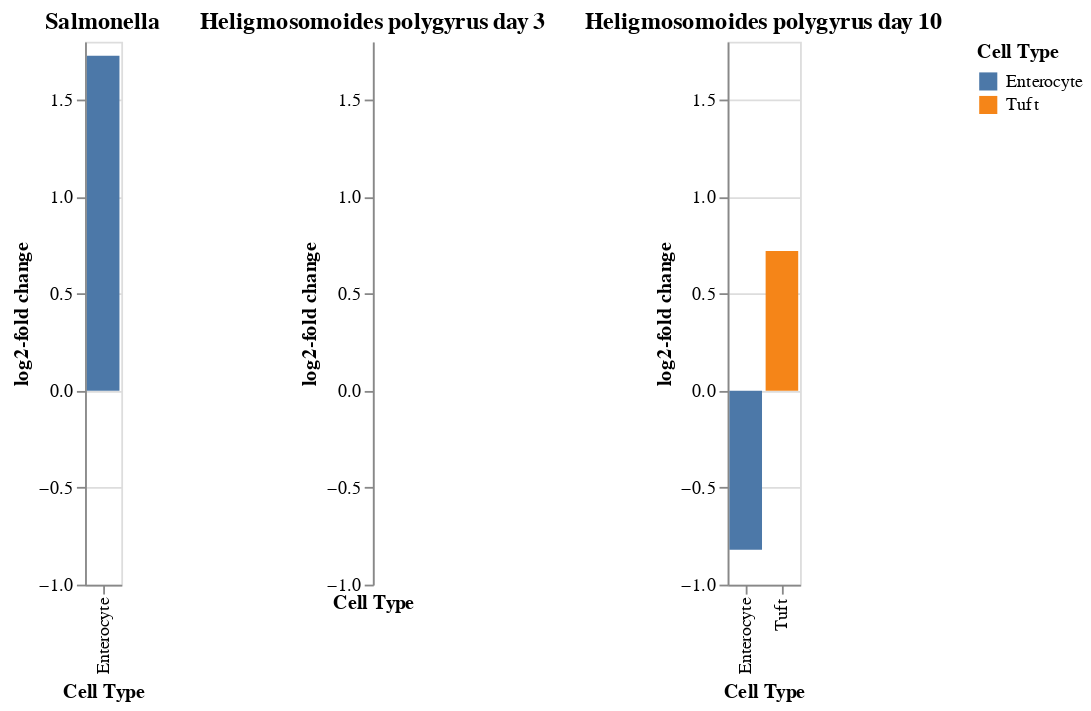

The code cell stored with this chart in its notebook:
### Markdown cell above
Inspired by plots from "High-resolution single-cell atlas reveals diversity and plasticity of tissue-resident neutrophils in non-small cell lung cancer"{cite}`Salcher2022`, we can now easily filter by the cell types that had credible changes and show their log fold changes. This is easily done with the plotting library [Altair](https://altair-viz.github.io/).

### Code cell
(
    alt.Chart(
        salmonella_effect.loc[credible_effects_salmonella].reset_index(),
        title="Salmonella",
    )
    .mark_bar()
    .encode(
        x=alt.X("Cell Type", sort="y"),
        y="log2-fold change",
        color=alt.Color("Cell Type"),
    )
    | alt.Chart(
        hpoly_effect_3.loc[credible_effects_hpoly_day3].reset_index(),
        title="Heligmosomoides polygyrus day 3",
    )
    .mark_bar()
    .encode(
        x=alt.X("Cell Type", sort="y"),
        y="log2-fold change",
        color=alt.Color("Cell Type"),
    )
    | alt.Chart(
        hpoly_effected_10.loc[credible_effects_hpoly_day10].reset_index(),
        title="Heligmosomoides polygyrus day 10",
    )
    .mark_bar()
    .encode(
        x=alt.X("Cell Type", sort="y"),
        y="log2-fold change",
        color=alt.Color("Cell Type"),
    )
).resolve_scale(y="shared", color="shared")

### Figure 1 — Vega-Lite specification as saved in the notebook (floating-point values rounded to 4 significant figures)
{"config": {"view": {"continuousWidth": 400, "continuousHeight": 300}}, "hconcat": [{"data": {"name": "data-eea8ce6972d06285956e223e4f6312ef"}, "mark": "bar", "encoding": {"color": {"field": "Cell Type", "type": "nominal"}, "x": {"field": "Cell Type", "sort": "y", "type": "nominal"}, "y": {"field": "log2-fold change", "type": "quantitative"}}, "title": "Salmonella"}, {"data": {"name": "data-d751713988987e9331980363e24189ce"}, "mark": "bar", "encoding": {"color": {"field": "Cell Type", "type": "nominal"}, "x": {"field": "Cell Type", "sort": "y", "type": "nominal"}, "y": {"field": "log2-fold change", "type": "quantitative"}}, "title": "Heligmosomoides polygyrus day 3"}, {"data": {"name": "data-0ff2143d6b0503498dc72cdaacea663e"}, "mark": "bar", "encoding": {"color": {"field": "Cell Type", "type": "nominal"}, "x": {"field": "Cell Type", "sort": "y", "type": "nominal"}, "y": {"field": "log2-fold change", "type": "quantitative"}}, "title": "Heligmosomoides polygyrus day 10"}], "resolve": {"scale": {"color": "shared", "y": "shared"}}, "$schema": "https://vega.github.io/schema/vega-lite/v4.17.0.json", "datasets": {"data-eea8ce6972d06285956e223e4f6312ef": [{"Cell Type": "Enterocyte", "Final Parameter": 1.567, "HDI 3%": 1.023, "HDI 97%": 2.069, "SD": 0.284, "Inclusion probability": 1.0, "Expected Sample": 384.6, "log2-fold change": 1.727}], "data-d751713988987e9331980363e24189ce": [], "data-0ff2143d6b0503498dc72cdaacea663e": [{"Cell Type": "Enterocyte", "Final Parameter": -0.602, "HDI 3%": -1.393, "HDI 97%": 0.035, "SD": 0.44, "Inclusion probability": 0.7639, "Expected Sample": 65.8, "log2-fold change": -0.8202}, {"Cell Type": "Tuft", "Final Parameter": 0.4661, "HDI 3%": -0.32, "HDI 97%": 1.436, "SD": 0.455, "Inclusion probability": 0.6603, "Expected Sample": 55.91, "log2-fold change": 0.7208}]}}
